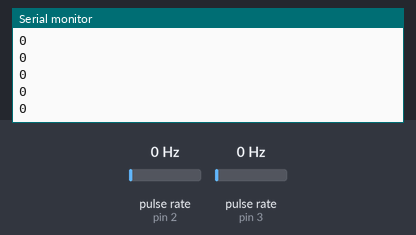
Recording of a sketch running on a simulated Arduino Uno, built with avr-gcc and run on an emulated ATmega328P. Shown: the last lines printed to the serial monitor. Wiring (inferred from the names in the program): 2 × pulse sensor: data pin 2 / data pin 3. The inputs (shaded band) are chosen by the test bench; at power-on: pulse rate (sensors on pin 2, pin 3) 0 Hz.

Above: at 1.2 s.
1.3 s: pulse rate (sensor on pin 2) set to 4 Hz
At 1.52 s:
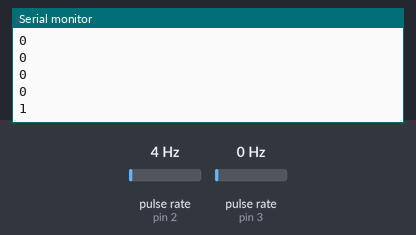
2.8 s: pulse rate (sensor on pin 3) set to 50 Hz
At 2.82 s:
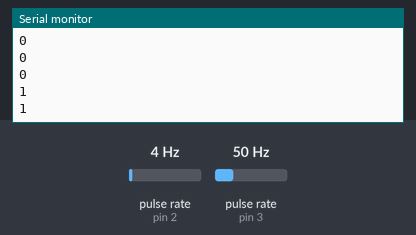
4.3 s: pulse rate (sensor on pin 2) set to 50 Hz
At 4.32 s:
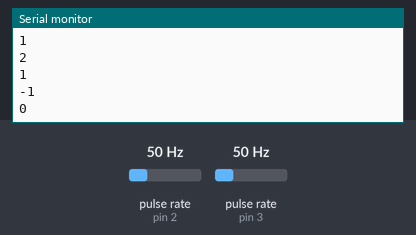
5.8 s: pulse rate (sensor on pin 3) set to 4 Hz
At 5.83 s:
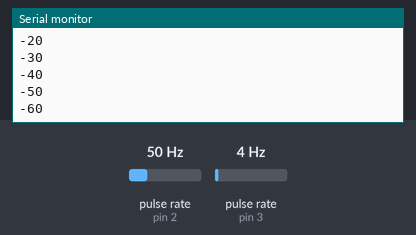
Timing chart, 0 to 8.3 s (numbered marks = the images above; inputs shaded):
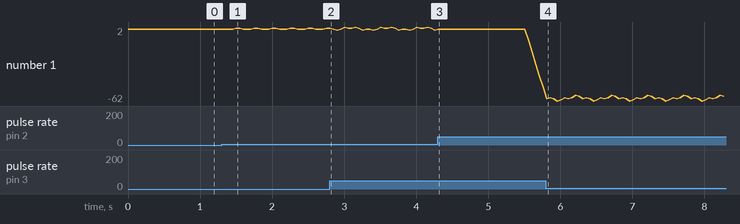

The sketch:

encoder.ino
```cpp
volatile int encoderValue = 0;
volatile long lastEncoderValue = 0;

int encoderPin1 = 2;
int encoderPin2 = 3;

void setup() {
  Serial.begin(9600);

  pinMode(encoderPin1, INPUT);
  pinMode(encoderPin2, INPUT);

  digitalWrite(encoderPin1, 1);
  digitalWrite(encoderPin2, 1);

  attachInterrupt(digitalPinToInterrupt(2),updateEncoder,CHANGE);
  attachInterrupt(digitalPinToInterrupt(3),updateEncoder,CHANGE);
}

void loop() {
  // put your main code here, to run repeatedly:
  Serial.println(encoderValue);
  delay(50);
}

void updateEncoder(){

  int MSB = digitalRead(encoderPin1);
  int LSB = digitalRead(encoderPin2);

  int encoded = (MSB << 1) | LSB;
  int sum = (lastEncoderValue << 2) | encoded;
  if(sum == 0b1101 || sum == 0b0100 || sum == 0b0010 || sum == 0b1011){
    encoderValue ++;
  }
  if(sum == 0b1110 || sum == 0b0111 || sum == 0b0001 || sum == 0b1000){
    encoderValue --;
  }
  lastEncoderValue = encoded;
  }
```

Measured:
- after the input at 1.3 s, the serial monitor: prints a new line after 0.20 s (image 1)
- plotted number 1: 0 → 1 after the input at 1.3 s, 1 → -1 after the input at 2.8 s, -1 → -50 after the input at 4.3 s, -50 → -58 after the input at 5.8 s
